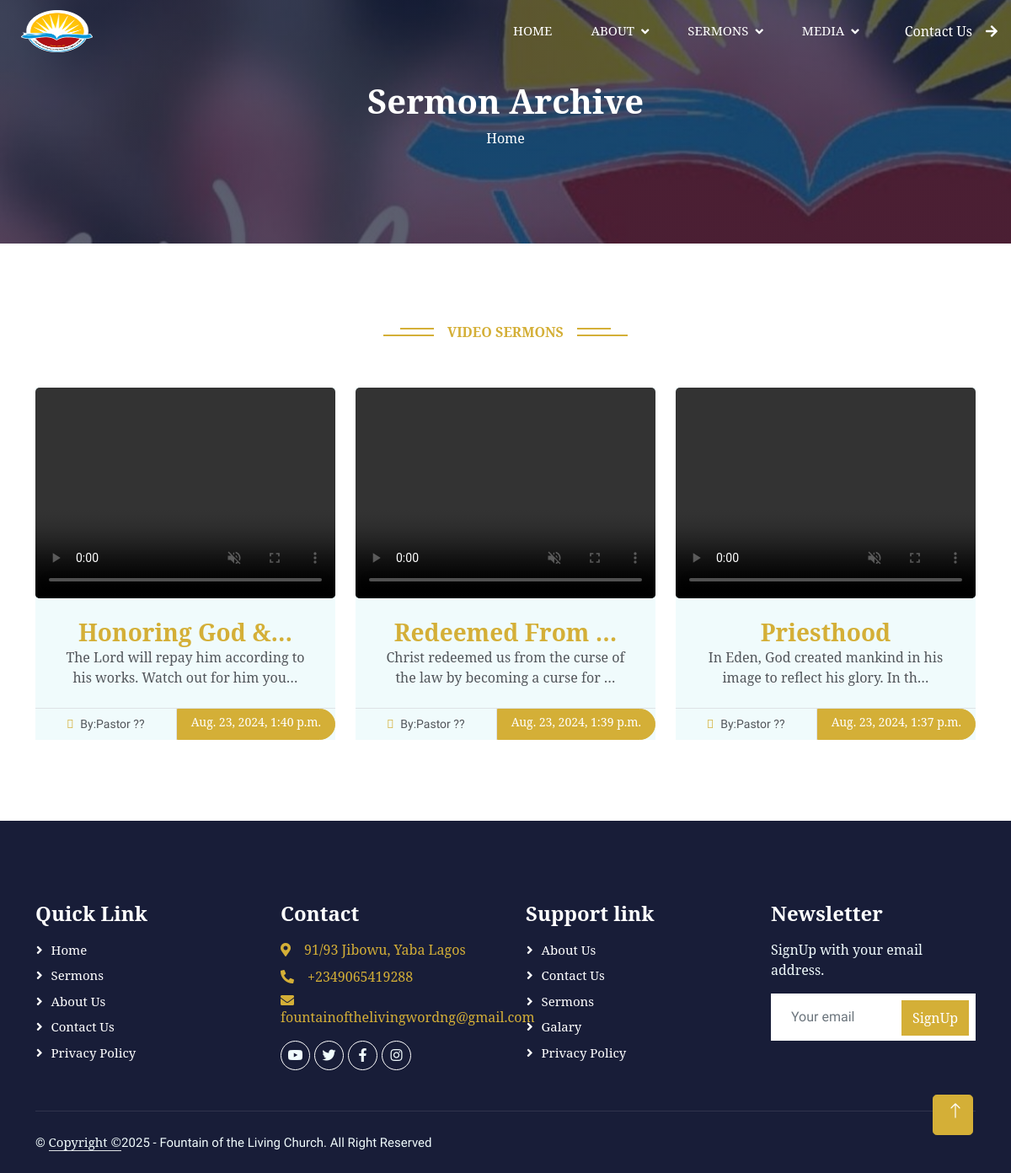
The app's page /sermons/ with its own data.
### fountain/models.py (models this page shows, shortened)
class ChurchVideoSermons(models.Model):
    sermons_title = models.CharField(max_length=255, blank=True, null=True)
    Sermons_time = models.CharField(max_length=255, blank=True, null=True)
    sermons_description = models.TextField()
    sermons_preach_by = models.CharField(max_length=100, blank=True, null=True)
    sermons_slug = models.SlugField (max_length=255,blank=True, null=True)
    sermons_video = models.FileField(upload_to='videos/')
    sermons_youtube_video_link = models.TextField()
    sermons_publish_date = models.DateTimeField (auto_now_add= True)
    sermons_author = models.ForeignKey(User, on_delete=models.CASCADE)
    class Meta:
        ordering =['-sermons_publish_date']

### fountain/views.py (the view)
# urls.py: path('sermons/', SermonsView.as_view(), name="sermons"),
class SermonsView(ListView):
    model = ChurchVideoSermons
    template_name = 'fountainchurch/sermons.html'

### templates/fountainchurch/sermons.html (shortened to what this page needs)
{% extends "base.html" %}
{% load static %}
{% block content%}
    <div class="container-fluid bg-primary py-5 mb-5 page-header">
        <div class="container py-5">
            <div class="row justify-content-center">
                <div class="col-lg-10 text-center">
                    <h6 class="display-6 text-white animated slideInDown"style="font-family: 'serif';">Sermon Archive </h6>
                    <nav aria-label="breadcrumb">
                        <ol class="breadcrumb justify-content-center">
                            <li class="breadcrumb-item"><a class="text-white" href="{% url 'home' %}"style="font-family: 'serif';">Home</a></li>
                        </ol>
                    </nav>
                </div>
            </div>
        </div>
    </div>
    <div class="container-xxl py-5">
        <div class="container">
            <div class="text-center wow fadeInUp" data-wow-delay="0.1s">
                <h6 class="section-title bg-white text-center text-primary px-3"style="font-family: 'serif';">Video Sermons</h6>
            </div><br><br>
            <div class="row g-4 justify-content-center">
                {% for post in object_list %}
                <div class="col-lg-4 col-md-6 wow fadeInUp" data-wow-delay="0.1s">
                    <div class="course-item bg-light">
                        <div class="position-relative overflow-hidden">
                            <a href="{% url 'sermons_detail' post.pk %}">
                            <video autoplay muted playsinline loop width="100%" height="40%" style="height: 250px; width: 100%; object-fit: cover; border-radius:5px;"  controls>
                                <source src="{{ post.sermons_video.url }}" type="video/mp4">
                            </video></a>
                        </div>
                        <div class="text-center p-4 pb-0">
                            <a href="{%  url 'sermons_detail' post.pk %}">
                             <h3 class="mb-0"style="color: #d4af37;font-family: 'serif';">{{ post.sermons_title|truncatechars:15}}</h3>
                            </a>
                            <p class="mb-4"style="font-family: 'serif';">{{ post.sermons_description|truncatechars:70 }}</p>
                        </div>
                        <div class="d-flex border-top">
                            <small class="flex-fill text-center border-end py-2"><i class="fa fa-clock text-primary me-2"style="font-family: 'serif';"></i>By:{{ post.sermons_preach_by }}</small>
                            <a href="{% url 'sermons_detail' post.pk %}" class="flex-shrink-0 btn btn-sm btn-primary px-3" style="border-radius: 0 30px 30px 0;font-family: 'serif';">{{ post.sermons_publish_date }}</a>
                        </div>
                    </div>
                </div>
                {% endfor %}
            </div>
        </div>
    </div>
{% endblock %}

### static/css/style.css (style rules this page uses)
.btn { font-family: 'Nunito', sans-serif; font-weight: 600; transition: .5s; }
h1, .h1, h2, .h2, h3, .h3, h4, .h4, h5, .h5, h6, .h6 { margin-top: 0; margin-bottom: .5rem; font-family: sans-serif; font-weight: 700; line-height: 1.2; color: #181d38; }
body { margin: 0; font-family: sans-serif; font-size: 1rem; font-weight: 400; line-height: 1.5; color: #52565b; background-color: #fff; -webkit-text-size-adjust: 100%; -webkit-tap-highlight-color: rgba(0, 0, 0, 0); }
h1, .h1, h2, .h2, h3, .h3, h4, .h4, h5, .h5, h6, .h6 { margin-top: 0; margin-bottom: .5rem; font-family: Georgia; font-weight: 700; line-height: 1.2; color: #181d38; }
.btn.btn-primary, .btn.btn-secondary { color: #FFFFFF; }
.page-header { background: linear-gradient(rgba(24, 29, 56, .7), rgba(24, 29, 56, .7)), url(../img/carousel-1.jpg); background-position: center center; background-repeat: no-repeat; background-size: cover; }
.section-title { position: relative; display: inline-block; text-transform: uppercase; }
.section-title::before { position: absolute; content: ""; width: calc(100% + 80px); height: 2px; top: 4px; left: -40px; background: var(--primary); z-index: -1; }
.section-title::after { position: absolute; content: ""; width: calc(100% + 120px); height: 2px; bottom: 5px; left: -60px; background: var(--primary); z-index: -1; }

### records on screen
ChurchVideoSermons: sermons_title "Honoring God &…", sermons_description "The Lord will repay him according to his works. Watch out for him you…", sermons_preach_by "Pastor ??", sermons_publish_date "Aug. 23, 2024, 1:40 p.m."
ChurchVideoSermons: sermons_title "Redeemed From …", sermons_description "Christ redeemed us from the curse of the law by becoming a curse for …", sermons_preach_by "Pastor ??", sermons_publish_date "Aug. 23, 2024, 1:39 p.m."
ChurchVideoSermons: sermons_title "Priesthood", sermons_description "In Eden, God created mankind in his image to reflect his glory. In th…", sermons_preach_by "Pastor ??", sermons_publish_date "Aug. 23, 2024, 1:37 p.m."
